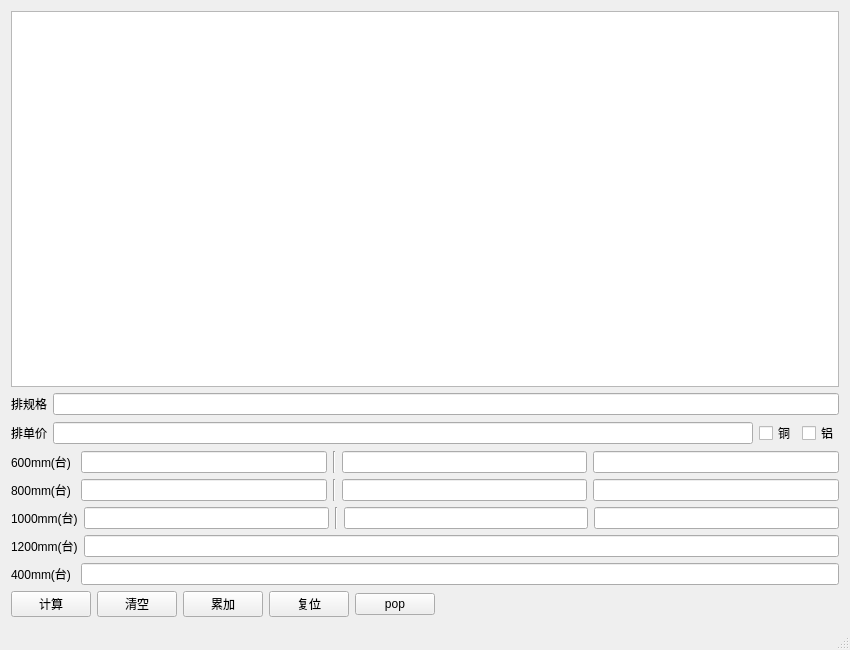
<?xml version="1.0" encoding="UTF-8"?>
<ui version="4.0">
 <class>MainWindow</class>
 <widget class="QMainWindow" name="MainWindow">
  <property name="geometry">
   <rect>
    <x>0</x>
    <y>0</y>
    <width>850</width>
    <height>650</height>
   </rect>
  </property>
  <property name="windowTitle">
   <string>MainWindow</string>
  </property>
  <property name="styleSheet">
   <string notr="true"/>
  </property>
  <property name="iconSize">
   <size>
    <width>100</width>
    <height>100</height>
   </size>
  </property>
  <widget class="QWidget" name="centralWidget">
   <layout class="QVBoxLayout" name="verticalLayout">
    <item>
     <widget class="QTextEdit" name="te_content">
      <property name="styleSheet">
       <string notr="true"/>
      </property>
     </widget>
    </item>
    <item>
     <layout class="QGridLayout" name="gridLayout">
      <item row="0" column="0">
       <widget class="QLabel" name="lal_guige">
        <property name="toolTip">
         <string>&lt;html&gt;&lt;head/&gt;&lt;body&gt;&lt;p&gt;&lt;img src=&quot;:/imgs/images/list.png&quot;/&gt;&lt;/p&gt;&lt;/body&gt;&lt;/html&gt;</string>
        </property>
        <property name="styleSheet">
         <string notr="true">QLabel#lal_guige:hover{
color:red;}</string>
        </property>
        <property name="text">
         <string>排规格</string>
        </property>
       </widget>
      </item>
      <item row="0" column="1">
       <widget class="QLineEdit" name="le_pai_guige"/>
      </item>
      <item row="1" column="0">
       <widget class="QLabel" name="lal_danjia">
        <property name="text">
         <string>排单价</string>
        </property>
       </widget>
      </item>
      <item row="1" column="1">
       <layout class="QHBoxLayout" name="horizontalLayout_2">
        <item>
         <widget class="QLineEdit" name="le_p_danjia"/>
        </item>
        <item>
         <widget class="QCheckBox" name="cb_tong">
          <property name="text">
           <string>铜</string>
          </property>
         </widget>
        </item>
        <item>
         <widget class="QCheckBox" name="cb_lv">
          <property name="text">
           <string>铝</string>
          </property>
         </widget>
        </item>
       </layout>
      </item>
      <item row="2" column="0" colspan="2">
       <layout class="QHBoxLayout" name="horizontalLayout_4">
        <item>
         <widget class="QLabel" name="label_4">
          <property name="text">
           <string>600mm(台) </string>
          </property>
         </widget>
        </item>
        <item>
         <widget class="QLineEdit" name="le_600"/>
        </item>
        <item>
         <widget class="Line" name="line">
          <property name="orientation">
           <enum>Qt::Vertical</enum>
          </property>
         </widget>
        </item>
        <item>
         <widget class="QLineEdit" name="le_fb1_size"/>
        </item>
        <item>
         <widget class="QLineEdit" name="le_fb1_sl"/>
        </item>
       </layout>
      </item>
      <item row="3" column="0" colspan="2">
       <layout class="QHBoxLayout" name="horizontalLayout_5">
        <item>
         <widget class="QLabel" name="label">
          <property name="text">
           <string>800mm(台) </string>
          </property>
         </widget>
        </item>
        <item>
         <widget class="QLineEdit" name="le_800"/>
        </item>
        <item>
         <widget class="Line" name="line_2">
          <property name="orientation">
           <enum>Qt::Vertical</enum>
          </property>
         </widget>
        </item>
        <item>
         <widget class="QLineEdit" name="le_fb2_size"/>
        </item>
        <item>
         <widget class="QLineEdit" name="le_fb2_sl"/>
        </item>
       </layout>
      </item>
      <item row="4" column="0" colspan="2">
       <layout class="QHBoxLayout" name="horizontalLayout_6">
        <item>
         <widget class="QLabel" name="label_2">
          <property name="text">
           <string>1000mm(台)</string>
          </property>
         </widget>
        </item>
        <item>
         <widget class="QLineEdit" name="le_1000"/>
        </item>
        <item>
         <widget class="Line" name="line_3">
          <property name="orientation">
           <enum>Qt::Vertical</enum>
          </property>
         </widget>
        </item>
        <item>
         <widget class="QLineEdit" name="le_fb3_size"/>
        </item>
        <item>
         <widget class="QLineEdit" name="le_fb3_sl"/>
        </item>
       </layout>
      </item>
      <item row="5" column="0" colspan="2">
       <layout class="QHBoxLayout" name="horizontalLayout_7">
        <item>
         <widget class="QLabel" name="label_3">
          <property name="text">
           <string>1200mm(台)</string>
          </property>
         </widget>
        </item>
        <item>
         <widget class="QLineEdit" name="le_1200"/>
        </item>
       </layout>
      </item>
      <item row="6" column="0" colspan="2">
       <layout class="QHBoxLayout" name="horizontalLayout_8">
        <item>
         <widget class="QLabel" name="label_5">
          <property name="text">
           <string>400mm(台) </string>
          </property>
         </widget>
        </item>
        <item>
         <widget class="QLineEdit" name="le_400"/>
        </item>
       </layout>
      </item>
      <item row="7" column="1">
       <layout class="QHBoxLayout" name="horizontalLayout_3"/>
      </item>
      <item row="8" column="0" colspan="2">
       <layout class="QHBoxLayout" name="horizontalLayout">
        <item>
         <widget class="QPushButton" name="pb_calc">
          <property name="toolTip">
           <string/>
          </property>
          <property name="styleSheet">
           <string notr="true">QPushButton#pb_calc:hover{
color:red;
}</string>
          </property>
          <property name="text">
           <string>计算</string>
          </property>
         </widget>
        </item>
        <item>
         <widget class="QPushButton" name="pb_clear">
          <property name="text">
           <string>清空</string>
          </property>
         </widget>
        </item>
        <item>
         <widget class="QPushButton" name="pb_sumadd">
          <property name="text">
           <string>累加</string>
          </property>
         </widget>
        </item>
        <item>
         <widget class="QPushButton" name="pb_reset">
          <property name="text">
           <string>复位</string>
          </property>
         </widget>
        </item>
        <item>
         <widget class="QPushButton" name="pb_pop">
          <property name="text">
           <string>pop</string>
          </property>
         </widget>
        </item>
        <item>
         <spacer name="horizontalSpacer">
          <property name="orientation">
           <enum>Qt::Horizontal</enum>
          </property>
          <property name="sizeHint" stdset="0">
           <size>
            <width>40</width>
            <height>20</height>
           </size>
          </property>
         </spacer>
        </item>
       </layout>
      </item>
     </layout>
    </item>
   </layout>
  </widget>
  <widget class="QMenuBar" name="menuBar">
   <property name="geometry">
    <rect>
     <x>0</x>
     <y>0</y>
     <width>850</width>
     <height>23</height>
    </rect>
   </property>
  </widget>
  <widget class="QStatusBar" name="statusBar"/>
 </widget>
 <layoutdefault spacing="6" margin="11"/>
 <tabstops>
  <tabstop>le_pai_guige</tabstop>
  <tabstop>cb_tong</tabstop>
  <tabstop>le_600</tabstop>
  <tabstop>le_800</tabstop>
  <tabstop>le_1000</tabstop>
  <tabstop>le_1200</tabstop>
  <tabstop>le_400</tabstop>
  <tabstop>le_fb1_size</tabstop>
  <tabstop>le_fb1_sl</tabstop>
  <tabstop>le_fb2_size</tabstop>
  <tabstop>le_fb2_sl</tabstop>
  <tabstop>le_fb3_size</tabstop>
  <tabstop>le_fb3_sl</tabstop>
  <tabstop>cb_lv</tabstop>
  <tabstop>te_content</tabstop>
  <tabstop>le_p_danjia</tabstop>
  <tabstop>pb_calc</tabstop>
  <tabstop>pb_clear</tabstop>
  <tabstop>pb_sumadd</tabstop>
  <tabstop>pb_reset</tabstop>
  <tabstop>pb_pop</tabstop>
 </tabstops>
 <resources/>
 <connections/>
</ui>
